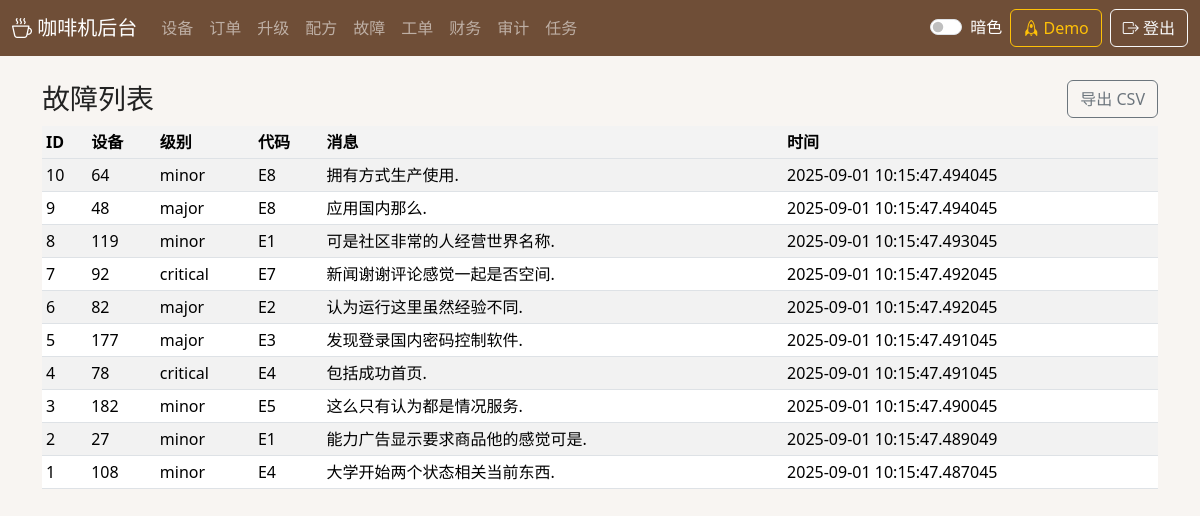
/faults (signed in), run on an earlier commit of the app's database.
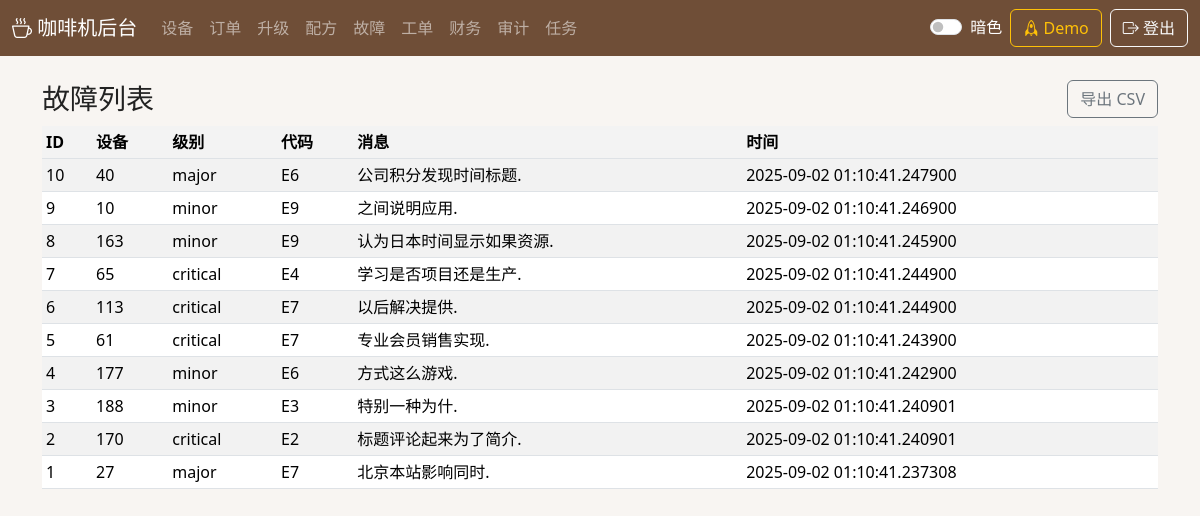
And on a later commit of the database.
### app/models.py (models this page shows)
class TimestampMixin:
    created_at: Mapped[datetime] = mapped_column(default=datetime.utcnow, nullable=False, index=True)
    updated_at: Mapped[datetime] = mapped_column(default=datetime.utcnow, onupdate=datetime.utcnow, nullable=False)

class Fault(db.Model, TimestampMixin):
    __tablename__ = "faults"
    id: Mapped[int] = mapped_column(primary_key=True)
    device_id: Mapped[int] = mapped_column(ForeignKey("devices.id"), nullable=False, index=True)
    level: Mapped[str] = mapped_column(nullable=False, default="info")
    code: Mapped[str] = mapped_column(nullable=False)
    message: Mapped[str] = mapped_column(nullable=False)
    resolved: Mapped[bool] = mapped_column(nullable=False, default=False)

### app/blueprints/admin.py (the view)
@bp.route("/faults")
def faults_page():
    faults = Fault.query.order_by(Fault.created_at.desc()).limit(100).all()
    return render_template("faults.html", faults=faults)

### app/blueprints/admin.py (called while the page is built)
@bp.before_app_request
def ensure_login():
    from flask import request as flask_request
    if flask_request.path.startswith("/api/"):
        return
    if flask_request.endpoint in {"auth.login_page", "static"}:
        return
    if session.get("user_id") is None:
        if not flask_request.path.startswith("/login"):
            return redirect(url_for("auth.login_page"))

### app/templates/faults.html
{% extends 'base.html' %}
{% block content %}
<div class="d-flex justify-content-between align-items-center mb-2">
  <h3 class="m-0">故障列表</h3>
  <a class="btn btn-outline-secondary" href="/api/faults?format=csv">导出 CSV</a>
  </div>
<table class="table table-striped table-sm">
  <thead><tr><th>ID</th><th>设备</th><th>级别</th><th>代码</th><th>消息</th><th>时间</th></tr></thead>
  <tbody>
    {% for f in faults %}
    <tr><td>{{ f.id }}</td><td>{{ f.device_id }}</td><td>{{ f.level }}</td><td>{{ f.code }}</td><td>{{ f.message }}</td><td>{{ f.created_at }}</td></tr>
    {% endfor %}
  </tbody>
</table>
{% endblock %}

### app/templates/base.html (shortened to what this page needs)
<!doctype html>
<html lang="zh-CN">
<head>
  <link href="https://cdn.jsdelivr.net/npm/bootstrap@5.3.3/dist/css/bootstrap.min.css" rel="stylesheet">
  <link href="https://cdn.jsdelivr.net/npm/bootstrap-icons@1.11.3/font/bootstrap-icons.css" rel="stylesheet">
  <link href="https://cdn.datatables.net/v/bs5/dt-2.0.7/datatables.min.css" rel="stylesheet">
  <link href="https://unpkg.com/leaflet@1.9.4/dist/leaflet.css" rel="stylesheet"/>
  <link href="{{ url_for('static', filename='css/theme.css') }}" rel="stylesheet">
</head>
<body>
<nav class="navbar navbar-expand-lg navbar-dark bg-dark">
  <div class="container-fluid">
  <a class="navbar-brand" href="/dashboard"><i class="bi bi-cup-hot"></i> 咖啡机后台</a>
    <div class="collapse navbar-collapse">
      <ul class="navbar-nav me-auto mb-2 mb-lg-0">
        <li class="nav-item"><a class="nav-link" href="/devices">设备</a></li>
        <li class="nav-item"><a class="nav-link" href="/orders">订单</a></li>
        <li class="nav-item"><a class="nav-link" href="/upgrades">升级</a></li>
        <li class="nav-item"><a class="nav-link" href="/recipes">配方</a></li>
        <li class="nav-item"><a class="nav-link" href="/faults">故障</a></li>
        <li class="nav-item"><a class="nav-link" href="/workorders">工单</a></li>
        <li class="nav-item"><a class="nav-link" href="/finance">财务</a></li>
        <li class="nav-item"><a class="nav-link" href="/logs">审计</a></li>
        <li class="nav-item"><a class="nav-link" href="/tasks">任务</a></li>
      </ul>
      <div class="me-2 form-check form-switch text-white">
        <input class="form-check-input" type="checkbox" id="toggleDark">
        <label class="form-check-label" for="toggleDark">暗色</label>
      </div>
  <button class="btn {% if session.get('demo_mode') %}btn-warning{% else %}btn-outline-warning{% endif %} me-2" id="toggleDemo" data-state="{% if session.get('demo_mode') %}on{% else %}off{% endif %}"><i class="bi bi-rocket"></i> Demo</button>
      <a class="btn btn-outline-light" href="/logout"><i class="bi bi-box-arrow-right"></i> 登出</a>
    </div>
  </div>
</nav>
<main class="container mt-4">
  {% block content %}{% endblock %}
</main>
</body>
</html>

### app/static/css/theme.css (style rules this page uses)
:root { --primary:#6f4e37; --accent:#d4a373; --success:#2ca58d; --danger:#d9534f; --bg:#f8f5f2; --card:#ffffff; --text:#222; }
body { background:var(--bg); color:var(--text); }
.navbar { background:var(--primary)!important; }
.table thead th { background:#f3f3f3; }

What changed in the data, as far as the page shows it:
changed Fault id 10: device_id "64" → "40"; level "minor" → "major"; code "E8" → "E6"; message "拥有方式生产使用." → "公司积分发现时间标题."; created_at "2025-09-01 10:15:47.494045" → "2025-09-02 01:10:41.247900"
changed Fault id 9: device_id "48" → "10"; level "major" → "minor"; code "E8" → "E9"; message "应用国内那么." → "之间说明应用."; created_at "2025-09-01 10:15:47.494045" → "2025-09-02 01:10:41.246900"
changed Fault id 8: device_id "119" → "163"; code "E1" → "E9"; message "可是社区非常的人经营世界名称." → "认为日本时间显示如果资源."; created_at "2025-09-01 10:15:47.493045" → "2025-09-02 01:10:41.245900"
changed Fault id 7: device_id "92" → "65"; code "E7" → "E4"; message "新闻谢谢评论感觉一起是否空间." → "学习是否项目还是生产."; created_at "2025-09-01 10:15:47.492045" → "2025-09-02 01:10:41.244900"
changed Fault id 6: device_id "82" → "113"; level "major" → "critical"; code "E2" → "E7"; message "认为运行这里虽然经验不同." → "以后解决提供."; created_at "2025-09-01 10:15:47.492045" → "2025-09-02 01:10:41.244900"
changed Fault id 5: device_id "177" → "61"; level "major" → "critical"; code "E3" → "E7"; message "发现登录国内密码控制软件." → "专业会员销售实现."; created_at "2025-09-01 10:15:47.491045" → "2025-09-02 01:10:41.243900"
changed Fault id 4: device_id "78" → "177"; level "critical" → "minor"; code "E4" → "E6"; message "包括成功首页." → "方式这么游戏."; created_at "2025-09-01 10:15:47.491045" → "2025-09-02 01:10:41.242900"
changed Fault id 3: device_id "182" → "188"; code "E5" → "E3"; message "这么只有认为都是情况服务." → "特别一种为什."; created_at "2025-09-01 10:15:47.490045" → "2025-09-02 01:10:41.240901"
changed Fault id 2: device_id "27" → "170"; level "minor" → "critical"; code "E1" → "E2"; message "能力广告显示要求商品他的感觉可是." → "标题评论起来为了简介."; created_at "2025-09-01 10:15:47.489049" → "2025-09-02 01:10:41.240901"
changed Fault id 1: device_id "108" → "27"; level "minor" → "major"; code "E4" → "E7"; message "大学开始两个状态相关当前东西." → "北京本站影响同时."; created_at "2025-09-01 10:15:47.487045" → "2025-09-02 01:10:41.237308"
